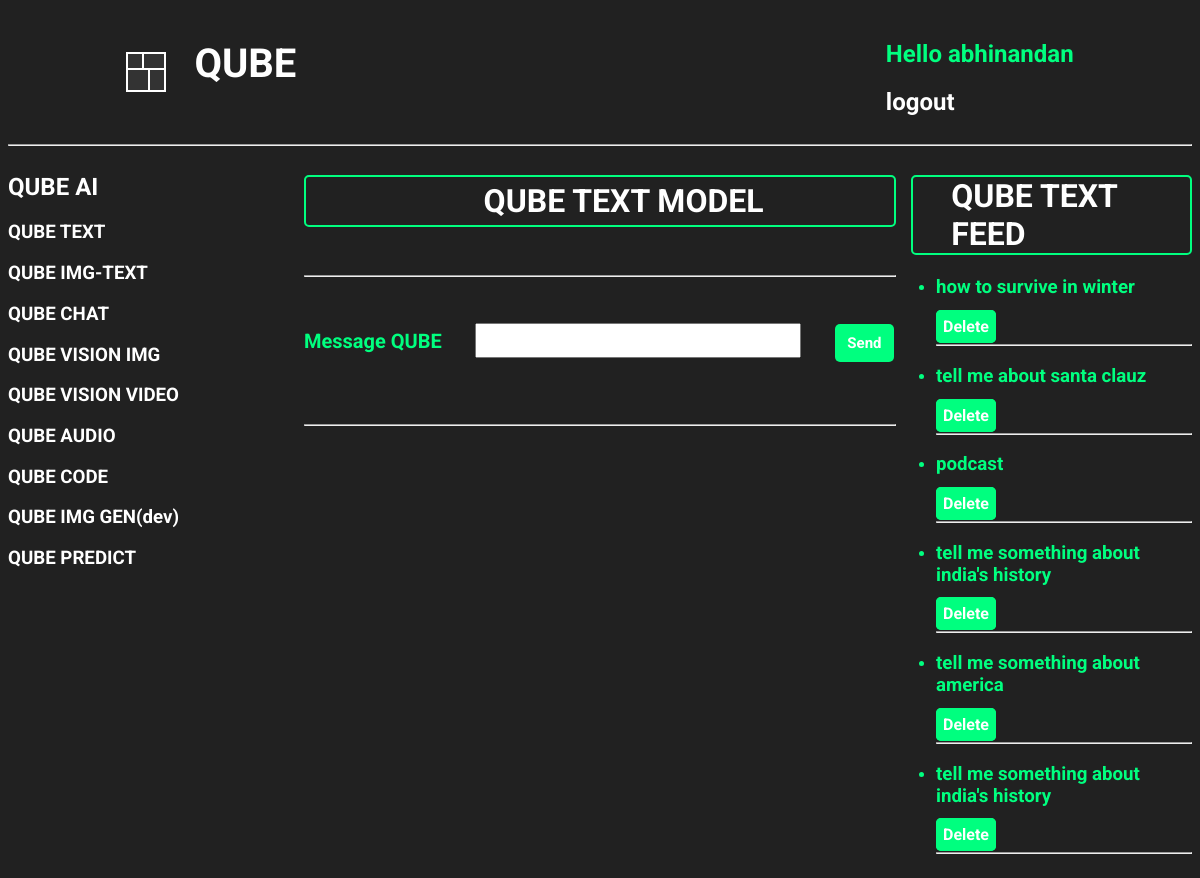
Before: /textModel/ (signed in) with the older database file.
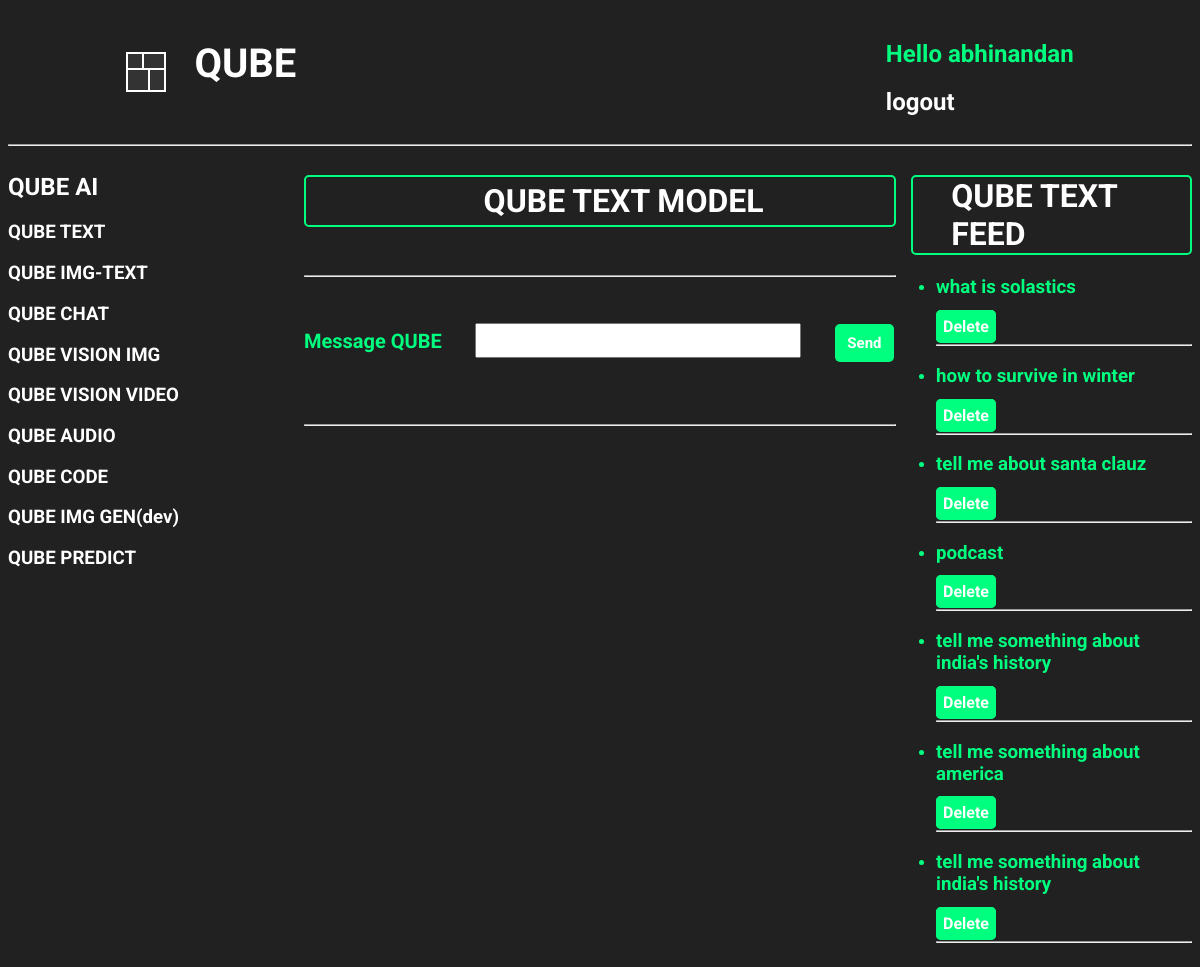
After: the same page with the newer database file.
### base/models.py (models this page shows, shortened)
class TextModelHistory(models.Model):
    user = models.ForeignKey(
        User, on_delete=models.CASCADE, related_name='text_chat_histories')
    query = models.TextField()
    response = models.TextField()
    created = models.DateTimeField(auto_now_add=True)

### base/views.py (the view, shortened to what this page needs)
# urls.py: path('textModel/', views.textModel, name='textModel'),
@login_required(login_url='loginUser')
def textModel(request):
    query = request.GET.get('query', '')
    formatted_lines = []
    user_chats = TextModelHistory.objects.filter(
        user=request.user).order_by('-created')
    context = {'results': formatted_lines, 'text_history': user_chats}
    return render(request, 'base/textModel.html', context)

### base/templates/base/TextModel.html (shortened to what this page needs)
{% extends 'main.html' %}
{% block content %}
<div class="text_model">
    <div class="model-component">
        {% include 'base/Models_component_ai.html' %}
    </div>
    <div class="qube-text-model">
        <div class="qube_text_model_heading">
            <h1>QUBE TEXT MODEL</h1>
        </div>
        <br>
        <hr>
        <br>
        <br>
        <form action="{% url 'textModel' %}" method="GET">
            <label for="" id="message_qube">Message QUBE</label>
            <input type="text" name="query" value="{{ query }}" id="qube_message_input">
            <button
                style="margin-left: 30px; padding: 10px; width: 10%; font-size: 15px; font-weight: 700; color: white; background-color: springgreen; border-radius: 5px; border-style: none; cursor: pointer;">Send</button>
        </form>
        <br>
        <br>
        <hr>
    </div>
    <div class="text-history">
        <h1 id="qube_text_feed_heading">QUBE TEXT FEED</h1>
        <ul>
            {% for chat in text_history %}
            <div class="qube_text_history">
                <li>
                    <h3><a href="{% url 'textFullResponseView' chat.id %}" id="user_chat_query">{{ chat.query }}</a>
                    </h3>
                    <a href="{% url 'deleteTextModelHistory' chat.id %}" id="delete_text_message">Delete</a>
                    <br>
                    <hr>
                </li>
            </div>
            {% endfor %}
        </ul>
    </div>
</div>
{% endblock %}

Changed rows visible on the page:
added TextModelHistory: query "what is solastics"
